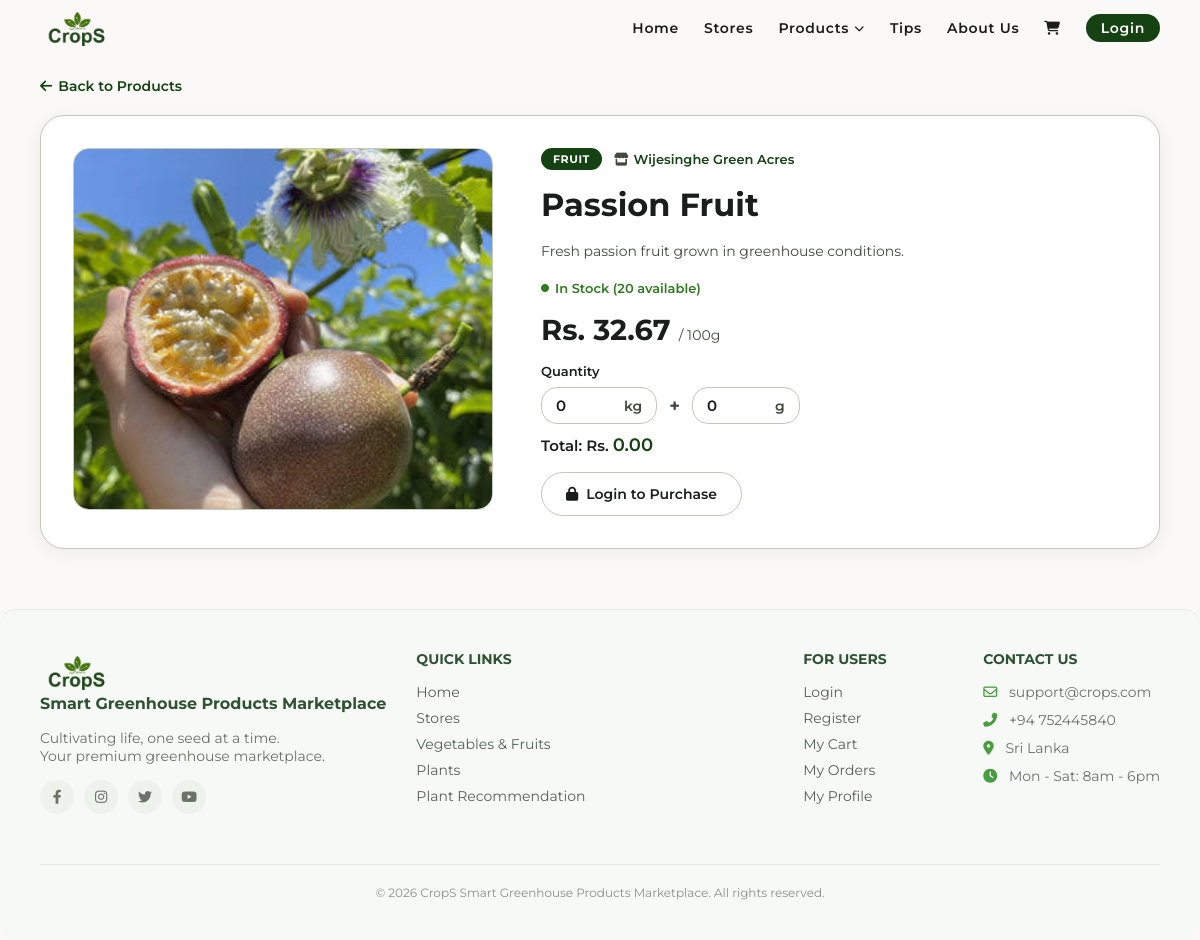
The app's page /products.php?id=59 with its own data.
### tables this page shows
CREATE TABLE `products` (
  `id` int(11) NOT NULL,
  `store_id` int(11) NOT NULL,
  `name` varchar(100) NOT NULL,
  `description` text DEFAULT NULL,
  `price` decimal(10,2) NOT NULL,
  `category` enum('vegetable','fruit','plant') NOT NULL,
  `quantity` int(11) NOT NULL DEFAULT 0,
  `image` varchar(255) DEFAULT NULL,
  `created_at` timestamp NOT NULL DEFAULT current_timestamp()
);

CREATE TABLE `stores` (
  `id` int(11) NOT NULL,
  `owner_id` int(11) NOT NULL,
  `store_name` varchar(100) NOT NULL,
  `description` text DEFAULT NULL,
  `city` varchar(50) NOT NULL,
  `image` varchar(255) DEFAULT NULL,
  `status` enum('active','pending') NOT NULL DEFAULT 'pending',
  `created_at` timestamp NOT NULL DEFAULT current_timestamp()
);

### products.php (the view, shortened to what this page needs)
<?php
include 'includes/header.php';
include 'includes/dbConnection.php';
$product_id = isset($_GET['id']) ? (int)$_GET['id'] : 0;
?>
<?php
$stmtProduct = $pdo->prepare("
    SELECT products.*, stores.store_name, stores.id AS store_id
    FROM products
    JOIN stores ON products.store_id = stores.id
    WHERE products.id = :id
");
$stmtProduct->execute(['id' => $product_id]);
$product = $stmtProduct->fetch();
if ($product['quantity'] <= 0) {
    $stockLabel = 'Out of Stock';
    $stockClass = 'out-stock';
} elseif ($product['quantity'] <= 10) {
    $stockLabel = 'Low Stock';
    $stockClass = 'low-stock';
} else {
    $stockLabel = 'In Stock';
    $stockClass = 'in-stock';
}
?>
<div class="main-wrapper">
    <a href="products.php" class="back-link">
        <i class="fas fa-arrow-left"></i> Back to Products
    </a>
    <div class="product-detail-layout">
        <div class="product-detail-img">
    <?php if (!empty($product['image'])): ?>
        <img src="static/images/Products/<?php echo htmlspecialchars($product['image']); ?>"
             alt="<?php echo htmlspecialchars($product['name']); ?>">
    <?php else: ?>
        <img src="static/images/image3.jpg" alt="Product">
    <?php endif; ?>
</div>
        <div class="product-detail-info">
            <div class="product-detail-meta">
                <span class="product-detail-tag">
                    <?php echo strtoupper($product['category']); ?>
                </span>
                <span class="product-detail-store">
                    <i class="fas fa-store"></i>
                    <a href="stores.php?id=<?php echo $product['store_id']; ?>">
                        <?php echo htmlspecialchars($product['store_name']); ?>
                    </a>
                </span>
            </div>
            <h1 class="product-detail-name">
                <?php echo htmlspecialchars($product['name']); ?>
            </h1>
            <?php if (!empty($product['description'])): ?>
                <p class="product-detail-desc">
                    <?php echo nl2br(htmlspecialchars($product['description'])); ?>
                </p>
            <?php endif; ?>
            <span class="product-detail-stock <?php echo $stockClass; ?>">
                <i class="fas fa-circle"></i>
                <?php echo $stockLabel; ?> (<?php echo $product['quantity']; ?> available)
            </span>
<p class="product-detail-price">
    Rs. <?php echo number_format($product['price'] / 10, 2); ?>
    <span>/ 100g</span>
</p>
<div class="quantity-selector">
    <p class="qty-label">Quantity</p>
    <div class="qty-inputs-row">
        <div class="qty-input-wrap">
            <input type="number" id="qtyKg" min="0" value="0" placeholder="0" onchange="calcTotal()">
            <span class="qty-unit-label">kg</span>
        </div>
        <span class="qty-plus">+</span>
        <div class="qty-input-wrap">
            <input type="number" id="qtyG" min="0" value="0" placeholder="0" onchange="calcTotal()">
            <span class="qty-unit-label">g</span>
        </div>
    </div>
    <p class="total-price-label">Total: Rs. <span id="totalPrice">0.00</span></p>
</div>
<?php if ($product['quantity'] > 0): ?>
    <div class="product-detail-btns">
        <?php if (isset($_SESSION['user_id']) && $_SESSION['role'] === 'customer'): ?>
            <a href="cart.php?add=<?php echo $product['id']; ?>&qty=1"
               id="addToCartBtn"
               class="btn btn-outline add-to-cart-btn">
                <i class="fas fa-shopping-cart"></i> Add to Cart
            </a>
            <a href="checkout.php?product=<?php echo $product['id']; ?>&qty=1"
               id="buyNowBtn"
               class="btn btn-primary buy-now-btn">
                <i class="fas fa-bolt"></i> Buy Now
            </a>
        <?php else: ?>
            <a href="login.php" class="btn btn-outline add-to-cart-btn">
                <i class="fas fa-lock"></i> Login to Purchase
            </a>
        <?php endif; ?>
    </div>
<?php else: ?>
    <div class="out-of-stock-msg">
        <i class="fas fa-times-circle"></i> This product is currently out of stock.
    </div>
<?php endif; ?>
        </div>
    </div>
</div>
<?php include 'includes/footer.php'; ?>

### static/style.css (style rules this page uses)
:root { --primary: #154212; --on-primary: #ffffff; --secondary-container: acf284; --surface: #fbf9f8; --bg-white: #ffffff; --on-surface: #1b1c1c; --on-surface-variant: #42493e; --outline-variant: #c2c9bb; --footer-bg: #4a4a4a; --font-family: 'Montserrat', sans-serif; --radius-xl: 24px; --radius-lg: 16px; --radius-full: 9999px; --container-padding: 40px; --stack-md: 24px; --gutter: 16px; }
* { margin: 0; padding: 0; box-sizing: border-box; font-family: var(--font-family); }
body { background-color: var(--surface); color: var(--on-surface); padding: 0; }
a { text-decoration: none; color: inherit; }
.main-wrapper { padding: 10px var(--container-padding) 20px var(--container-padding); }
.btn { padding: 10px 25px; border-radius: var(--radius-full); font-weight: 600; cursor: pointer; font-size: 14px; border: none; }
.btn-outline { background-color: transparent; border: 1px solid var(--outline-variant); color: var(--on-surface); }

### products.php (style rules this page uses)
.back-link { display: inline-flex; align-items: center; gap: 6px; font-size: 14px; font-weight: 600; color: var(--primary); margin-bottom: 20px; }
.product-detail-layout { display: flex; gap: 48px; align-items: flex-start; background: #fff; border-radius: var(--radius-xl); padding: 32px; box-shadow: 0 4px 20px rgba(0,0,0,0.06); border: 1px solid var(--outline-variant); margin-bottom: 40px; }
.product-detail-img { flex: 0 0 420px; max-width: 420px; border-radius: var(--radius-lg); overflow: hidden; border: 1px solid var(--outline-variant); }
.product-detail-img img { width: 100%; height: 360px; object-fit: cover; display: block; }
.product-detail-info { flex: 1; display: flex; flex-direction: column; gap: 16px; }
.product-detail-meta { display: flex; align-items: center; gap: 12px; flex-wrap: wrap; }
.product-detail-tag { background: var(--primary); color: #fff; font-size: 11px; font-weight: 700; padding: 4px 12px; border-radius: var(--radius-full); letter-spacing: 0.05em; }
.product-detail-store { font-size: 13px; color: var(--on-surface-variant); display: flex; align-items: center; gap: 5px; }
.product-detail-store a { color: var(--primary); font-weight: 600; }
.product-detail-name { font-size: 2rem; font-weight: 700; color: var(--on-surface); line-height: 1.2; }
.product-detail-price { font-size: 1.8rem; font-weight: 700; color: var(--on-surface); }
.product-detail-price span { font-size: 14px; font-weight: 400; color: var(--on-surface-variant); }
.product-detail-desc { font-size: 14px; color: var(--on-surface-variant); line-height: 1.7; }
.product-detail-stock { font-size: 13px; font-weight: 600; display: flex; align-items: center; gap: 6px; }
.product-detail-stock i { font-size: 8px; }
.product-detail-stock.in-stock { color: #2d7a1f; }
.qty-label { font-size: 13px; font-weight: 600; color: var(--on-surface); margin-bottom: 8px; }
.qty-inputs-row { display: flex; align-items: center; gap: 12px; flex-wrap: wrap; margin-bottom: 10px; }
.qty-input-wrap { display: flex; align-items: center; gap: 8px; border: 1px solid var(--outline-variant); border-radius: var(--radius-lg); padding: 8px 14px; background: #fff; }
.qty-input-wrap input { border: none; outline: none; width: 60px; font-size: 15px; font-weight: 600; font-family: var(--font-family); color: var(--on-surface); }
.qty-unit-label { font-size: 14px; font-weight: 600; color: var(--on-surface-variant); }
.qty-plus { font-size: 18px; font-weight: 700; color: var(--on-surface-variant); }
.total-price-label { font-size: 15px; font-weight: 600; color: var(--on-surface); margin-top: 8px; }
.total-price-label span { color: var(--primary); font-size: 18px; }
.product-detail-btns { display: flex; gap: 12px; flex-wrap: wrap; }
.add-to-cart-btn { padding: 12px 24px; font-size: 14px; display: flex; align-items: center; gap: 8px; border: 1px solid var(--outline-variant); }

### records on screen
products: image (picture), category "FRUIT", store.store_name "Wijesinghe Green Acres", name "Passion Fruit", description "Fresh passion fruit grown in greenhouse conditions.", quantity "In Stock", quantity "20", $product['price']/10 "32.67"
